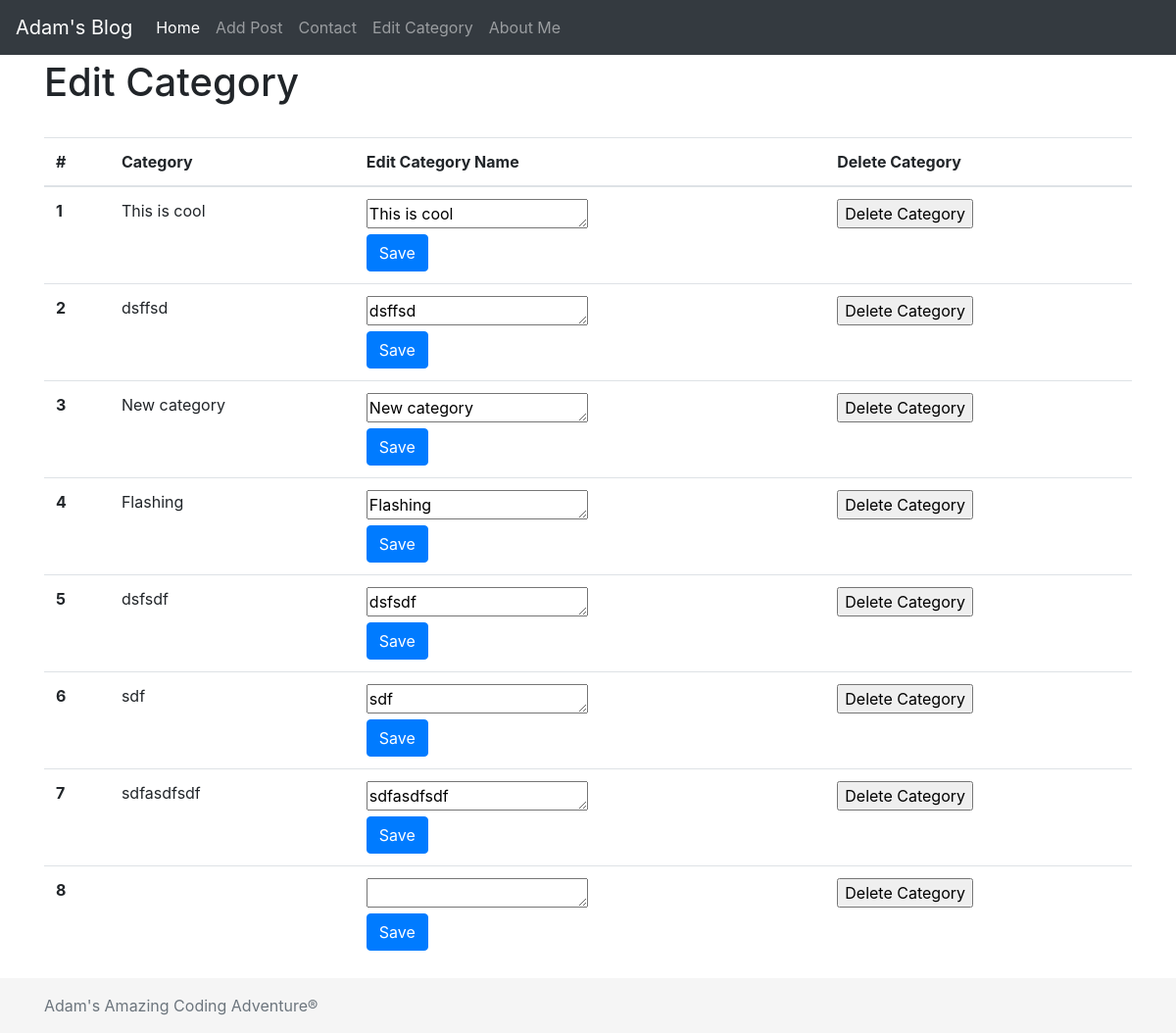
Before: /edit-category with the older database file.
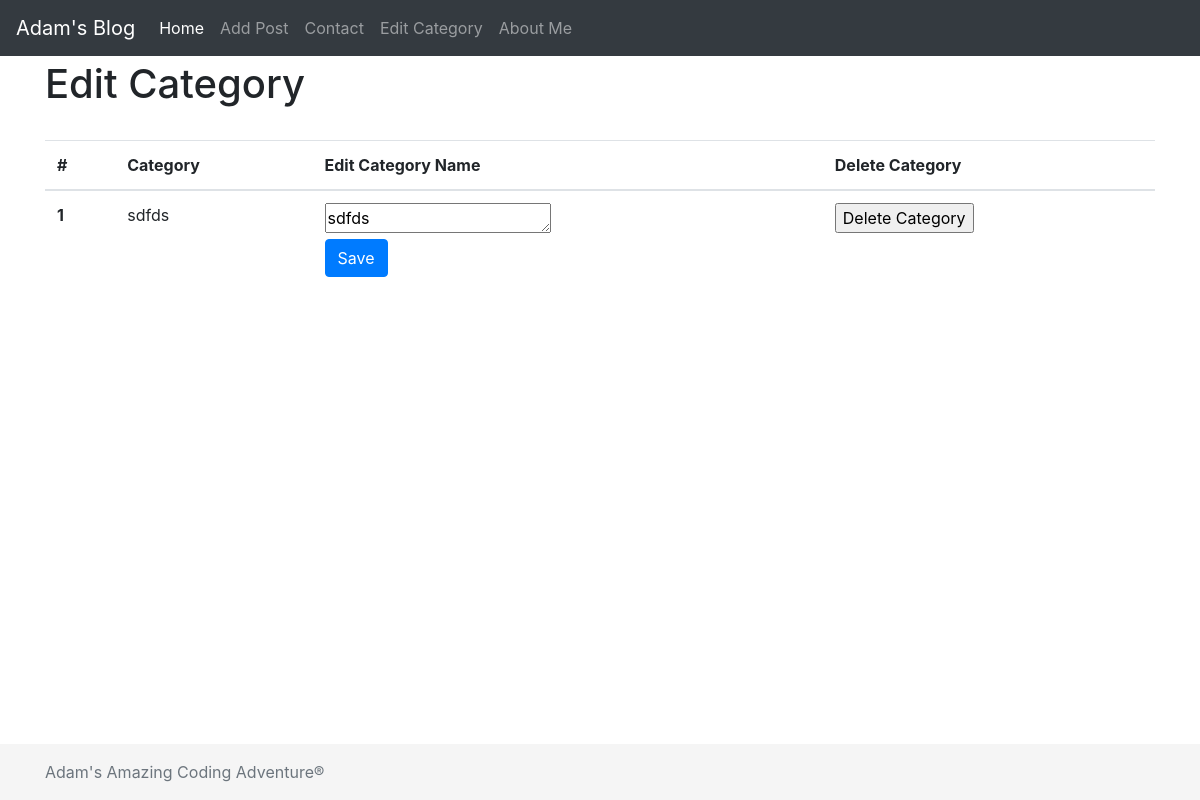
After: the same page with the newer database file.
### app.py (models this page shows, shortened)
class Category(db.Model):
    id = db.Column(db.Integer, primary_key=True)
    name = db.Column(db.String(50), nullable=False, unique=True, autoincrement=True)

### app.py (the view, shortened to what this page needs)
@app.route('/edit-category', methods=['GET', 'POST'])
def edit_category():
    if request.method == "GET":
        categories = Category.query.all()
        return render_template("/edit-category.html", categories=categories)

### templates/edit-category.html (shortened to what this page needs)
{% extends 'base.html' %}
{% block content %}
<h1>Edit Category</h1><br>
<table class="table">
  <thead>
    <tr>
      <th scope="col">#</th>
      <th scope="col">Category</th>
      <th scope="col">Edit Category Name</th>
      <th scope="col">Delete Category</th>
    </tr>
  </thead>
  <tbody>
  {% for category in categories %}
    <tr>
      <th scope="row">{{ category.id }}</th>
      <td>{{category.name}}</td>
    <td><form method="post">
        <textarea name="title" id="title" rows="1" cols="20">{{category.name}}</textarea><br>
        <button type="submit" class="btn btn-primary">Save</button>
    </form>
</td>
    <td>
      <form action="edit-category/delete/{{ category.id }}">
    <input type="submit" value="Delete Category">
    </form>
    </td>
    </tr>
{% endfor %}
  </tbody>
</table>
{% endblock %}

Changed rows visible on the page:
removed Category: id "2", name "dsffsd", title "dsffsd"
removed Category: id "3", name "New category", title "New category"
removed Category: id "4", name "Flashing", title "Flashing"
removed Category: id "5", name "dsfsdf", title "dsfsdf"
removed Category: id "6", name "sdf", title "sdf"
removed Category: id "7", name "sdfasdfsdf", title "sdfasdfsdf"
removed Category: id "8"
changed Category id 1: name "This is cool" → "sdfds"; title "This is cool" → "sdfds"
